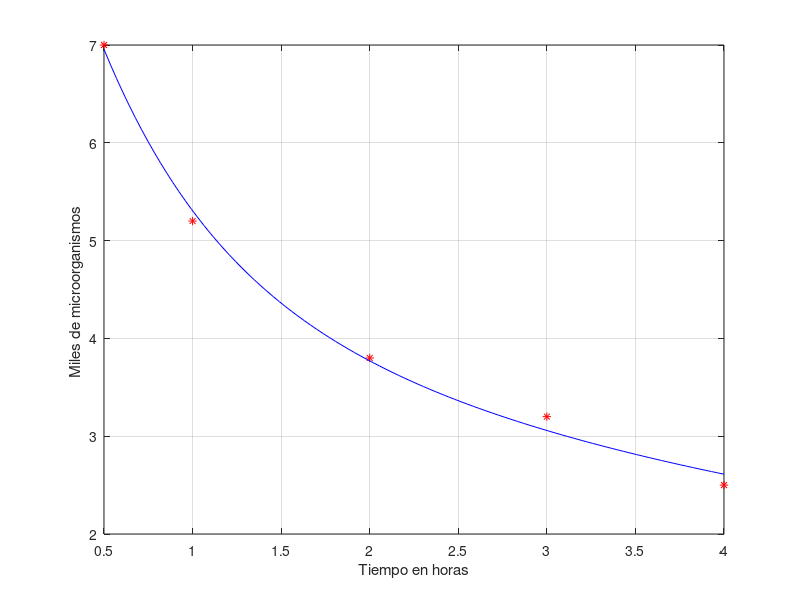

The MATLAB source for this figure:
clc;clear;close all

%DATOS
t = [0.5 1 2 3 4];
p = [7 5.2 3.8 3.2 2.5];
%Matriz A y b
A = [exp(-1.5*t') exp(-0.3*t') exp(-0.05*t')];
b = p';
%Resolviendo Ac=b a traves de minimos cuadrados
c = A\b;

%Grafica
f =@(x) c(1)*exp(-1.5*x) + c(2)*exp(-0.3*x) + c(3)*exp(-0.05*x);
xx = linspace(0.5,4);
plot(t,p,'*r');grid on ; hold on
plot(xx,f(xx),'b')
xlabel('Tiempo en horas')
ylabel('Miles de microorganismos ')

%Cual es Numero de microorganismos que habian en la muestra inicial-
%mente? y despues de una hora y media? y despues de 5 horas y media?

mo_inicial = f(0)
mo_hymedia = f(1.5)
mo_5hymedia = f(5.5)